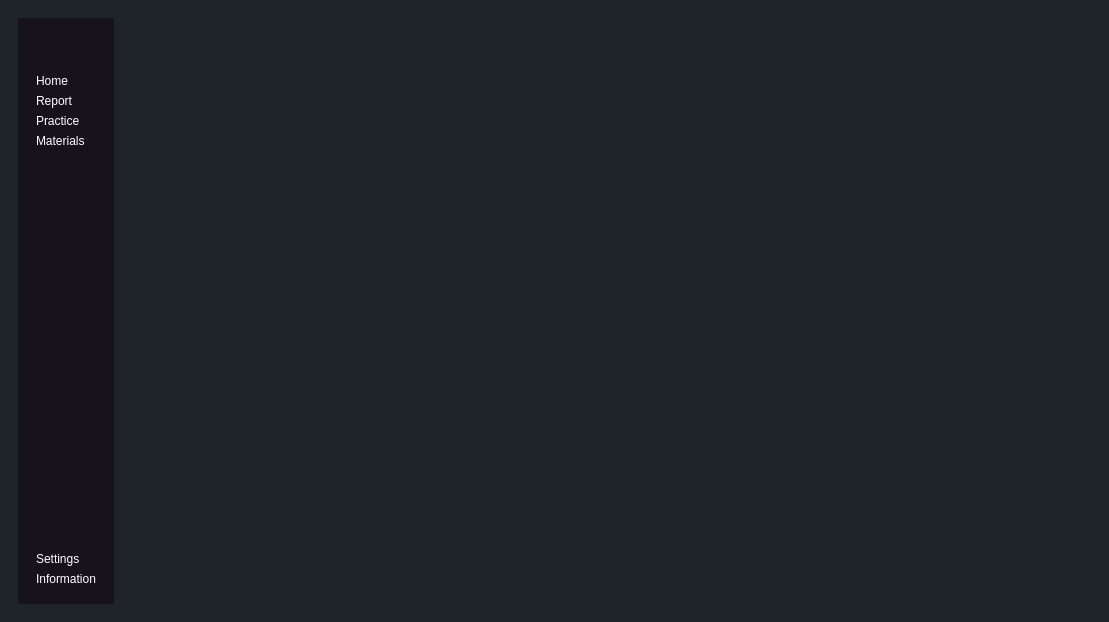
<?xml version="1.0" encoding="UTF-8"?>
<ui version="4.0">
 <class>MainWindow</class>
 <widget class="QMainWindow" name="MainWindow">
  <property name="geometry">
   <rect>
    <x>0</x>
    <y>0</y>
    <width>1109</width>
    <height>622</height>
   </rect>
  </property>
  <property name="windowTitle">
   <string>MainWindow</string>
  </property>
  <property name="styleSheet">
   <string notr="true">*{
	border:none;
	backround-color:transparent;
	background:none;
	padding:0;
	color: rgb(255, 255, 255);
}
#centralwidget{
	background-color: rgb(31, 35, 42);
}
#leftMenuSubContainer{
	
	background-color: rgb(22, 19, 29);
	
}
QPushButton{
text-align:left;
}</string>
  </property>
  <widget class="QWidget" name="centralwidget">
   <property name="styleSheet">
    <string notr="true"/>
   </property>
   <layout class="QHBoxLayout" name="horizontalLayout">
    <item alignment="Qt::AlignLeft">
     <widget class="QWidget" name="leftMenuContainer" native="true">
      <property name="styleSheet">
       <string notr="true"/>
      </property>
      <layout class="QHBoxLayout" name="horizontalLayout_2">
       <item>
        <widget class="QWidget" name="leftMenuSubContainer" native="true">
         <layout class="QVBoxLayout" name="verticalLayout">
          <item alignment="Qt::AlignTop">
           <widget class="QFrame" name="frame">
            <property name="frameShape">
             <enum>QFrame::StyledPanel</enum>
            </property>
            <property name="frameShadow">
             <enum>QFrame::Raised</enum>
            </property>
            <layout class="QHBoxLayout" name="horizontalLayout_3">
             <item alignment="Qt::AlignVCenter">
              <widget class="QPushButton" name="menuBtn">
               <property name="toolTip">
                <string>Menu</string>
               </property>
               <property name="text">
                <string/>
               </property>
               <property name="icon">
                <iconset resource="resouces.qrc">
                 <normaloff>:/icons/Icons/chevron-right.svg</normaloff>:/icons/Icons/chevron-right.svg</iconset>
               </property>
               <property name="iconSize">
                <size>
                 <width>24</width>
                 <height>24</height>
                </size>
               </property>
              </widget>
             </item>
            </layout>
           </widget>
          </item>
          <item alignment="Qt::AlignTop">
           <widget class="QFrame" name="frame_3">
            <property name="sizePolicy">
             <sizepolicy hsizetype="Preferred" vsizetype="Expanding">
              <horstretch>0</horstretch>
              <verstretch>0</verstretch>
             </sizepolicy>
            </property>
            <property name="frameShape">
             <enum>QFrame::StyledPanel</enum>
            </property>
            <property name="frameShadow">
             <enum>QFrame::Raised</enum>
            </property>
            <layout class="QVBoxLayout" name="verticalLayout_2">
             <item>
              <widget class="QPushButton" name="homeBtn">
               <property name="toolTip">
                <string>Home</string>
               </property>
               <property name="text">
                <string>Home</string>
               </property>
               <property name="icon">
                <iconset resource="resouces.qrc">
                 <normaloff>:/icons/Icons/home.svg</normaloff>:/icons/Icons/home.svg</iconset>
               </property>
               <property name="iconSize">
                <size>
                 <width>24</width>
                 <height>24</height>
                </size>
               </property>
              </widget>
             </item>
             <item>
              <widget class="QPushButton" name="reportBtn">
               <property name="toolTip">
                <string>Report</string>
               </property>
               <property name="text">
                <string>Report</string>
               </property>
               <property name="icon">
                <iconset resource="resouces.qrc">
                 <normaloff>:/icons/Icons/document-remove.svg</normaloff>:/icons/Icons/document-remove.svg</iconset>
               </property>
               <property name="iconSize">
                <size>
                 <width>24</width>
                 <height>24</height>
                </size>
               </property>
              </widget>
             </item>
             <item>
              <widget class="QPushButton" name="practiceBtn">
               <property name="toolTip">
                <string>Practice</string>
               </property>
               <property name="text">
                <string>Practice</string>
               </property>
               <property name="icon">
                <iconset resource="resouces.qrc">
                 <normaloff>:/icons/Icons/briefcase.svg</normaloff>:/icons/Icons/briefcase.svg</iconset>
               </property>
               <property name="iconSize">
                <size>
                 <width>24</width>
                 <height>24</height>
                </size>
               </property>
              </widget>
             </item>
             <item>
              <widget class="QPushButton" name="materialsBtn">
               <property name="toolTip">
                <string>Use the Guidelines</string>
               </property>
               <property name="text">
                <string>Materials</string>
               </property>
               <property name="icon">
                <iconset resource="resouces.qrc">
                 <normaloff>:/icons/Icons/graduation.svg</normaloff>:/icons/Icons/graduation.svg</iconset>
               </property>
               <property name="iconSize">
                <size>
                 <width>24</width>
                 <height>24</height>
                </size>
               </property>
              </widget>
             </item>
            </layout>
           </widget>
          </item>
          <item>
           <widget class="QFrame" name="frame_2">
            <property name="frameShape">
             <enum>QFrame::StyledPanel</enum>
            </property>
            <property name="frameShadow">
             <enum>QFrame::Raised</enum>
            </property>
            <layout class="QVBoxLayout" name="verticalLayout_3">
             <item>
              <spacer name="verticalSpacer">
               <property name="orientation">
                <enum>Qt::Vertical</enum>
               </property>
               <property name="sizeHint" stdset="0">
                <size>
                 <width>20</width>
                 <height>40</height>
                </size>
               </property>
              </spacer>
             </item>
             <item>
              <widget class="QPushButton" name="settingsBtn">
               <property name="toolTip">
                <string>Settings</string>
               </property>
               <property name="text">
                <string>Settings</string>
               </property>
               <property name="icon">
                <iconset resource="resouces.qrc">
                 <normaloff>:/icons/Icons/toggles.svg</normaloff>:/icons/Icons/toggles.svg</iconset>
               </property>
               <property name="iconSize">
                <size>
                 <width>24</width>
                 <height>24</height>
                </size>
               </property>
              </widget>
             </item>
             <item>
              <widget class="QPushButton" name="informationBtn">
               <property name="toolTip">
                <string>About Us</string>
               </property>
               <property name="text">
                <string>Information</string>
               </property>
               <property name="icon">
                <iconset resource="resouces.qrc">
                 <normaloff>:/icons/Icons/user-group.svg</normaloff>:/icons/Icons/user-group.svg</iconset>
               </property>
               <property name="iconSize">
                <size>
                 <width>24</width>
                 <height>24</height>
                </size>
               </property>
              </widget>
             </item>
            </layout>
           </widget>
          </item>
         </layout>
         <zorder>frame</zorder>
         <zorder>frame_3</zorder>
         <zorder>frame_2</zorder>
        </widget>
       </item>
      </layout>
     </widget>
    </item>
    <item>
     <widget class="QWidget" name="mainBodyContainer" native="true"/>
    </item>
   </layout>
  </widget>
 </widget>
 <resources>
  <include location="resouces.qrc"/>
 </resources>
 <connections/>
</ui>
